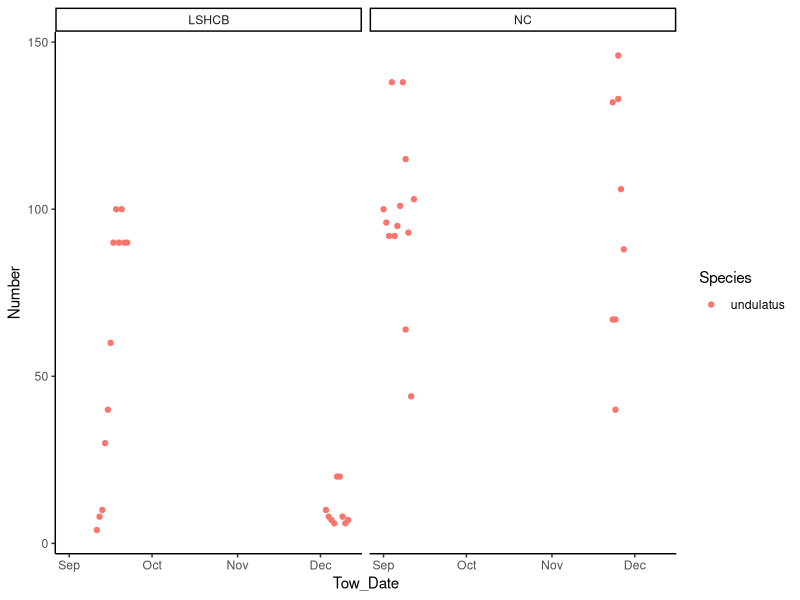
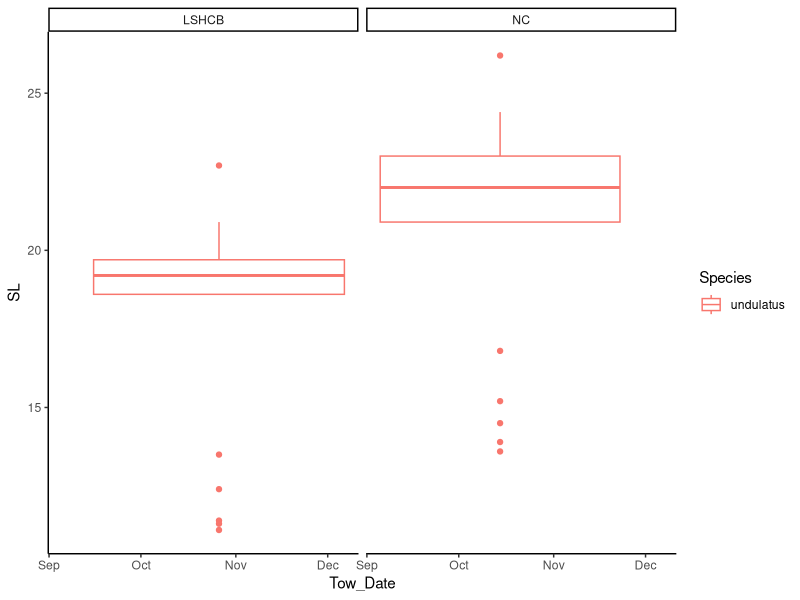

Reproduce these figures in R, in order.
## ---- chunk 1
#load packages or apps using library() function. This takes the package off your shelf and allows you to use it

library(lubridate)
library(tidyverse) 

#if you don't have a package installed, you'll have to do that first by using the install.packages() function, making sure the package name is in quotes
## ---- chunk 2
photos <- read_csv("tutorials/DataSheetPhotos_Practice.csv")

measurements <- read_csv("tutorials/Measurements_practice.csv")

icthy_data <- read_csv("tutorials/icthy_data_Practice.csv")


## ---- chunk 3
View(photos) #let's view it like a spreadsheet above
summary(photos) #overall summary and statistics
str(photos) #structure, are the columns in the right format?

#check this out for all of the data frames
#numerical columns should be <int> or <dbl>
#character columns should be <chr>

## ---- chunk 4
View(photos)
#keep columns 1:7
photos_reduced <- photos[,1:7] #this tells us to make a new data frame extracting all rows from columns 1:7 (column = after comma, row = before comma]) in photos data frame
## ---- chunk 5
summary(factor(icthy_data$Species))

icthy_data_reduced <- icthy_data %>% #first, access icthy_data
  filter(Species == "undulatus") #then, filter out only rows where Species is undulatus

summary(factor(icthy_data_reduced$Species)) #success!
## ---- chunk 6
colnames(photos_reduced)
colnames(measurements)
colnames(icthy_data_reduced)

#it can also be helpful to look at the first few rows
head(photos_reduced)
head(measurements)
head(icthy_data_reduced)

#check that all date columns are correctly formatted
photos_reduced$Tow_Date <- mdy(photos_reduced$Tow_Date) #tells R to interpret this column as a date in month, day, year format

#note that $ calls a specific column. RStudio is awesome, because once you start typing a column name it will give you options in a drop down menu

head(photos_reduced) #note it now says <date> under Tow.Date

## ---- chunk 7
#make new Species column in photos_reduced data frame
photos_reduced$Species <- as.factor(word(photos_reduced$Spp,2,2, sep = " ")) #pull out species

#want to know how this is working? run this line, and look at help panel in bottom right
?word

#make new Genus column in photos_reduced data frame
photos_reduced$Genus <- as.factor(word(photos_reduced$Spp,1,1, sep = " "))
  
## ---- chunk 8
icthy_data_reduced$Tow_ID <- icthy_data_reduced$Tow
## ---- chunk 9
icthy_data_photos <- inner_join(photos_reduced, icthy_data_reduced, by = c("Tow_ID", "Species", "Genus")) #first merge

full_merge_icthyoplankton <- inner_join(icthy_data_photos, measurements, by = c("Code"))

View(full_merge_icthyoplankton)
nrow(full_merge_icthyoplankton)
## ---- chunk 10
ggplot(data = full_merge_icthyoplankton) + #here, you identify which data frame has the data you want to plot
  geom_point(aes(x = Tow_Date, y = Number, color = Species)) + #always set your variables within aes() which stands for 'aesthetics'
  facet_wrap(~Location) + #adds separate plots for separate locations
  theme_classic()
## ---- chunk 11
ggplot(data = full_merge_icthyoplankton) +
  geom_boxplot(aes(x= Tow_Date, y = SL, color = Species)) +
  facet_wrap(~Location) +
  theme_classic()

summary(full_merge_icthyoplankton)

full_merge_icthyoplankton
## ---- chunk 12


